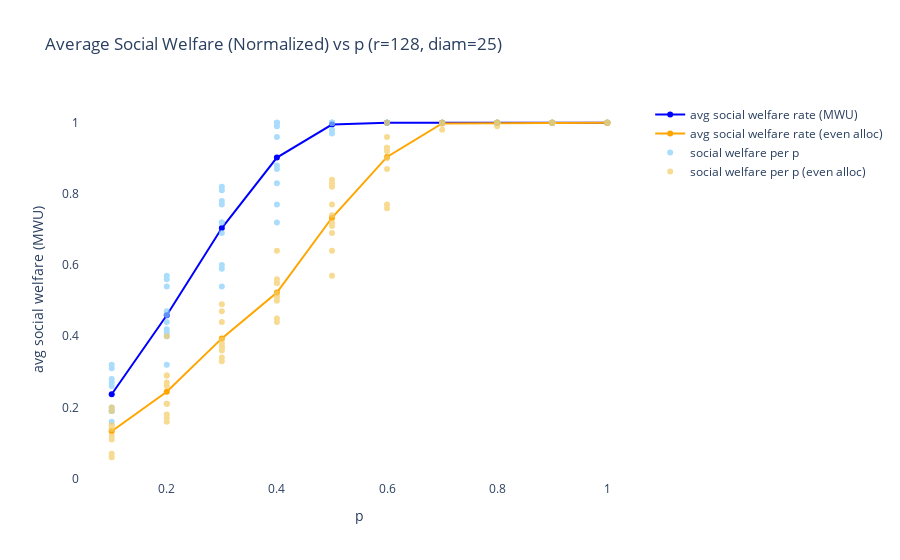
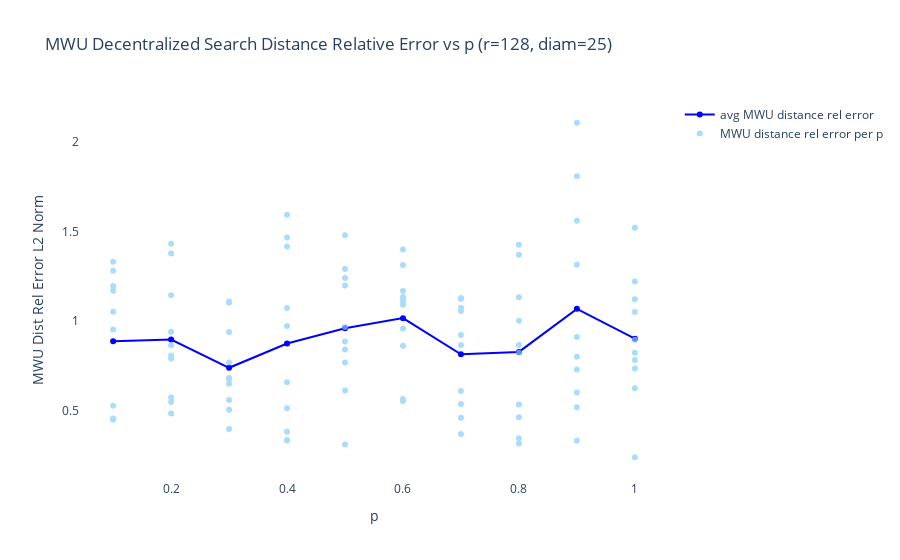
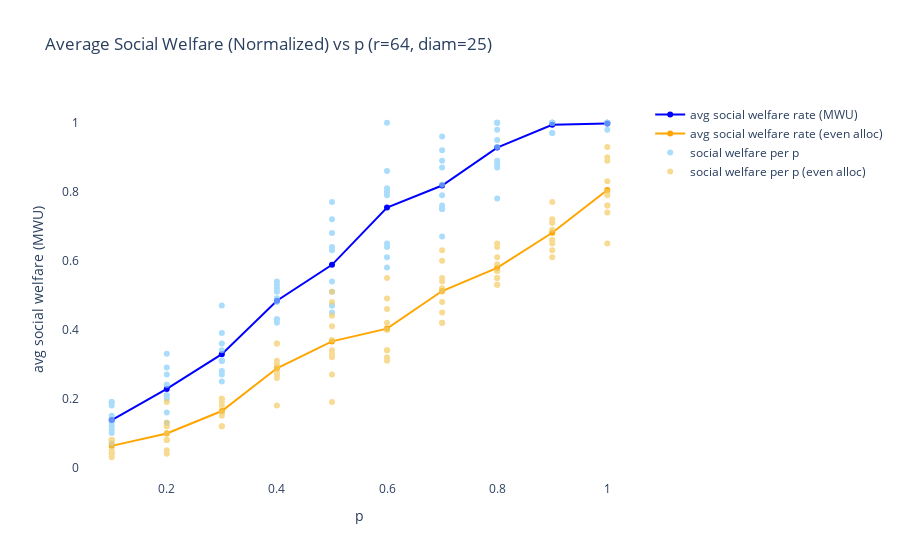
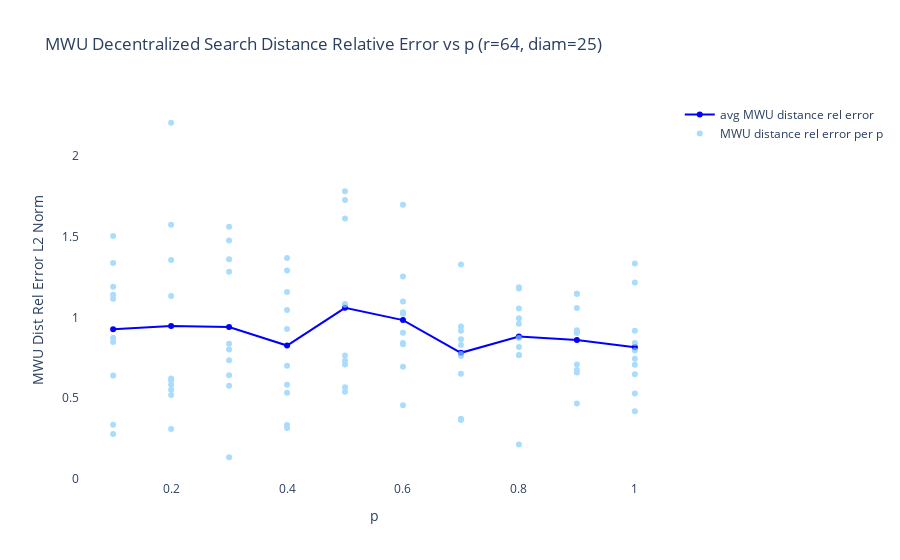

The code cell stored with these charts, in order, in its notebook:
### Markdown cell above
## Evenly distributed resources

### Code cell
comp_strat(num_vertices, regularity, create_rl,
        MWU, {'lrate' : lrate})
